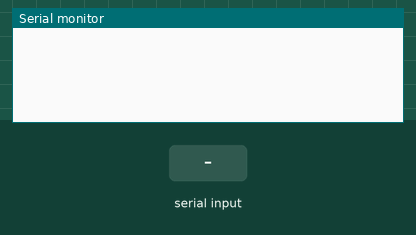
Simulated run of this sketch. Board: Arduino Uno, built with avr-gcc and run on an emulated ATmega328P. Shown: the last lines printed to the serial monitor. The test bench sets the inputs (shaded band).

Above: at 1.2 s.
1.3 s: "<90,45,200>" received over the second serial link
At 1.7 s:
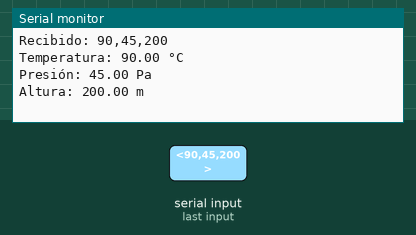
2.8 s: "<90,45>" received over the second serial link
At 4.0 s:
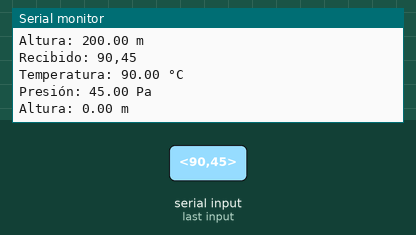
4.3 s: "<5>" received over the second serial link
At 5.1 s:
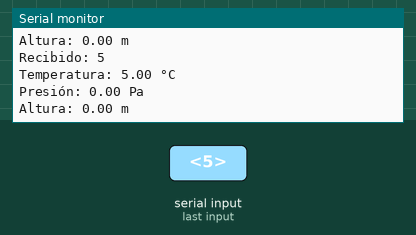

The sketch:

ENVIADO_DE_PC.ino
```cpp
#include <SoftwareSerial.h>

// Configuración del módulo XBee
SoftwareSerial XBee(10, 11);  // RX, TX

char incomingByte;
char msg[50];                // Almacenamiento para el mensaje
byte index = 0;
bool started = false, ended = false;

void setup() {
  Serial.begin(115200);       // Para depuración en PC
  XBee.begin(115200);         // Comunicación con módulo XBee
}

void loop() {
  while (XBee.available() > 0) {
    incomingByte = XBee.read();

    if (incomingByte == '<') {   // Marcador de inicio
      started = true;
      index = 0;
      msg[index] = '\0';
    }
    else if (incomingByte == '>') {  // Marcador de fin
      ended = true;
      break;
    }
    else if (started && index < 49) {  // Almacenar los datos
      msg[index++] = incomingByte;
      msg[index] = '\0';
    }
  }

  if (started && ended) {
    Serial.print("Recibido: ");
    Serial.println(msg);

    // Separar datos por comas
    char *token = strtok(msg, ",");
    if (token != nullptr) {
      float temp = atof(token);
      token = strtok(nullptr, ",");
      float presion = (token != nullptr) ? atof(token) : 0;
      token = strtok(nullptr, ",");
      float altitud = (token != nullptr) ? atof(token) : 0;

      // Mostrar datos procesados
      Serial.print("Temperatura: "); Serial.print(temp); Serial.println(" °C");
      Serial.print("Presión: "); Serial.print(presion); Serial.println(" Pa");
      Serial.print("Altura: "); Serial.print(altitud); Serial.println(" m");
    }

    started = false;
    ended = false;
  }
}
```

Measured:
- after the input at 1.3 s, the serial monitor: prints a new line at once (image 1)
- after the input at 2.8 s, the serial monitor: prints a new line at once (image 2)
- after the input at 4.3 s, the serial monitor: prints a new line at once (image 3)
